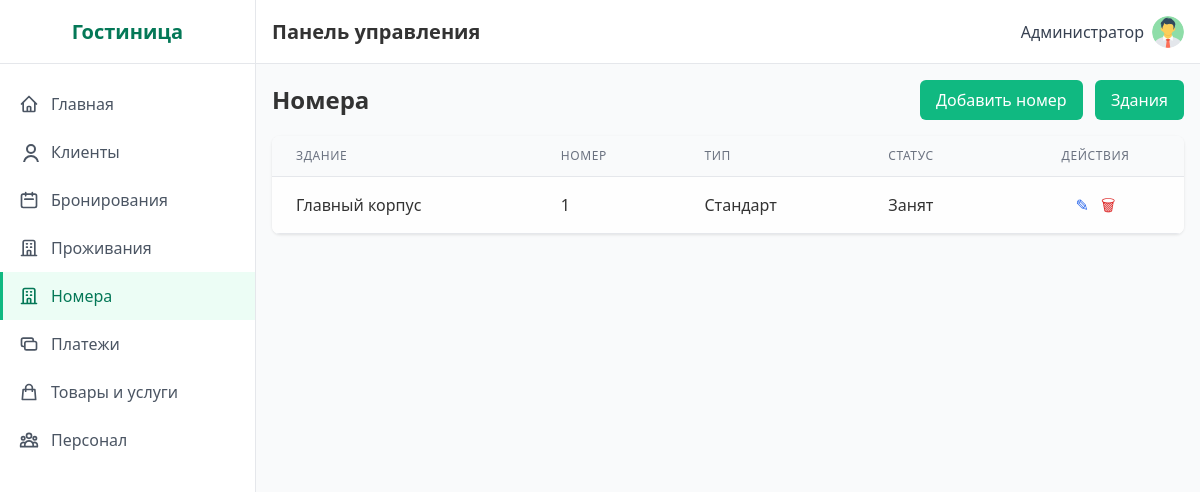
The page /rooms/ (signed in) on the database as committed earlier.
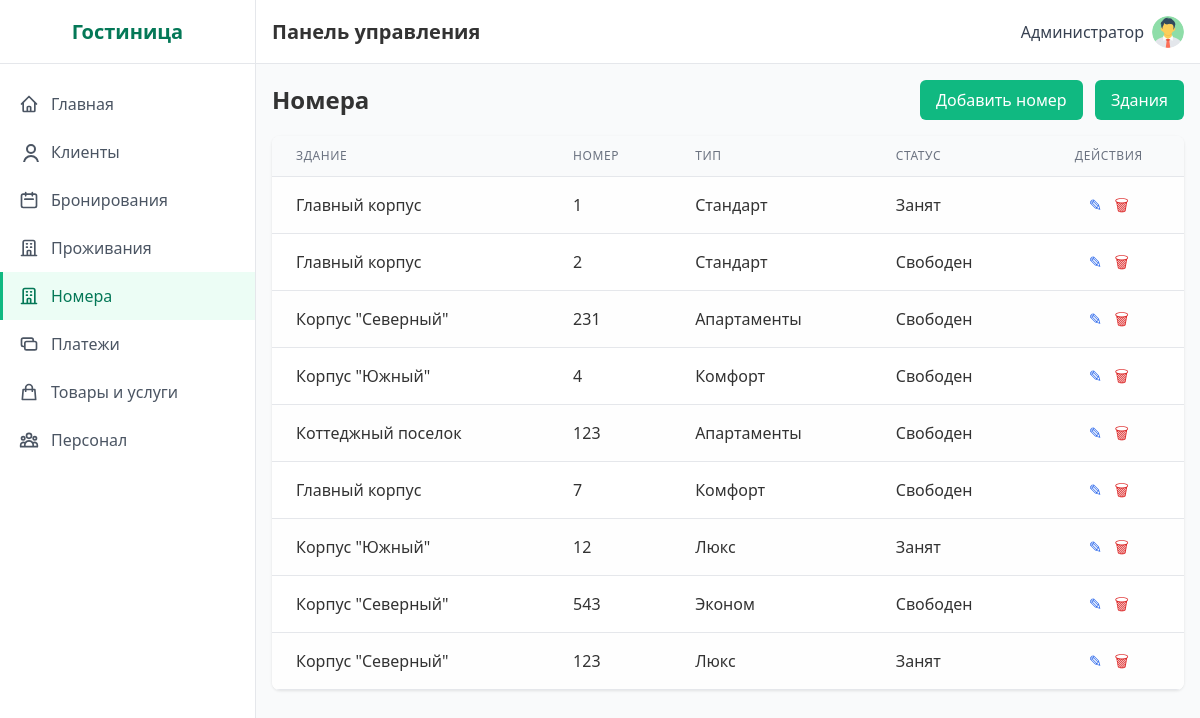
The same page on the database as committed later.
### hotel/models.py (models this page shows, shortened)
class Room(models.Model):
    ROOM_STATUS_CHOICES = [
        ('Свободен', 'Свободен'),
        ('Занят', 'Занят'),
        ('На обслуживании', 'На обслуживании'),
        ('Требует уборки', 'Требует уборки'),
    ]
    room_type = models.ForeignKey(RoomType, on_delete=models.CASCADE, verbose_name='Тип номера', related_name='rooms')
    status = models.CharField('Статус номера', max_length=50, choices=ROOM_STATUS_CHOICES, default='Свободен')
    building = models.ForeignKey(Building, on_delete=models.CASCADE, verbose_name='Здание', related_name='rooms')
    room_number = models.CharField('Номер комнаты', max_length=20)
    class Meta:
        verbose_name = 'Номер'
        verbose_name_plural = 'Номера'
        unique_together = ['building', 'room_number']

class Building(models.Model):
    name = models.CharField('Название гостиницы', max_length=200)
    description = models.TextField('Описание здания')
    capacity = models.IntegerField('Количество мест')
    address = models.ForeignKey(Address, on_delete=models.CASCADE, verbose_name='Адрес', related_name='buildings')
    products = models.ManyToManyField(Product, through='BuildingProducts', verbose_name='Товары')
    services = models.ManyToManyField(Service, through='BuildingServices', verbose_name='Услуги')
    class Meta:
        verbose_name = 'Гостиница'
        verbose_name_plural = 'Гостиницы'

class RoomType(models.Model):
    name = models.CharField('Название типа', max_length=100)
    price_per_night = models.DecimalField('Стоимость за ночь', max_digits=10, decimal_places=2)
    class Meta:
        verbose_name = 'Тип номера'
        verbose_name_plural = 'Типы номеров'

### hotel/views.py (the view)
# urls.py: path('rooms/', views.RoomListView.as_view(), name='room_list'),
class RoomListView(ProtectedView, ListView):
    model = Room
    template_name = 'hotel/room_list.html'
    context_object_name = 'rooms'
    paginate_by = 20

### templates/hotel/room_list.html (shortened to what this page needs)
{% extends 'base.html' %}
{% block content %}
<div class="mb-8">
  <div class="flex justify-between items-center mb-4">
    <h2 class="text-2xl font-semibold">Номера</h2>
    <div class="space-x-2">
      <a href="{% url 'room_create' %}" class="btn-primary">Добавить номер</a>
      <a href="{% url 'building_list' %}" class="btn-primary">Здания</a>
    </div>
  </div>
  <div class="bg-white rounded-lg shadow overflow-hidden">
    <table class="min-w-full divide-y divide-gray-200">
      <thead class="bg-gray-50">
        <tr>
          <th class="px-6 py-3 text-left text-xs font-medium text-gray-500 uppercase tracking-wider">Здание</th>
          <th class="px-6 py-3 text-left text-xs font-medium text-gray-500 uppercase tracking-wider">Номер</th>
          <th class="px-6 py-3 text-left text-xs font-medium text-gray-500 uppercase tracking-wider">Тип</th>
          <th class="px-6 py-3 text-left text-xs font-medium text-gray-500 uppercase tracking-wider">Статус</th>
          <th class="px-6 py-3 text-center text-xs font-medium text-gray-500 uppercase tracking-wider">Действия</th>
        </tr>
      </thead>
      <tbody class="bg-white divide-y divide-gray-200">
        {% for room in rooms %}
        <tr>
          <td class="px-6 py-4 whitespace-nowrap">{{ room.building.name }}</td>
          <td class="px-6 py-4 whitespace-nowrap">{{ room.room_number }}</td>
          <td class="px-6 py-4 whitespace-nowrap">{{ room.room_type.name }}</td>
          <td class="px-6 py-4 whitespace-nowrap">{{ room.status }}</td>
          <td class="px-6 py-4 whitespace-nowrap text-center space-x-2">
            <a href="{% url 'room_update' room.pk %}" class="text-blue-600 hover:underline">✎</a>
            <a href="{% url 'room_delete' room.pk %}" class="text-red-600 hover:underline">🗑</a>
          </td>
        </tr>
        {% empty %}
        <tr>
          <td colspan="5" class="px-6 py-4 text-center text-gray-500">Нет номеров</td>
        </tr>
        {% endfor %}
      </tbody>
    </table>
  </div>
</div>
{% endblock %}

Rows that differ between the two databases and show on the page:
added Room: building.name "Главный корпус", room_number "2", room_type.name "Стандарт", status "Свободен"
added Room: building.name "Корпус \"Северный\"", room_number "231", room_type.name "Апартаменты", status "Свободен"
added Room: building.name "Корпус \"Южный\"", room_number "4", room_type.name "Комфорт", status "Свободен"
added Room: building.name "Коттеджный поселок", room_number "123", room_type.name "Апартаменты", status "Свободен"
added Room: building.name "Главный корпус", room_number "7", room_type.name "Комфорт", status "Свободен"
added Room: building.name "Корпус \"Южный\"", room_number "12", room_type.name "Люкс", status "Занят"
added Room: building.name "Корпус \"Северный\"", room_number "543", room_type.name "Эконом", status "Свободен"
added Room: building.name "Корпус \"Северный\"", room_number "123", room_type.name "Люкс", status "Занят"
